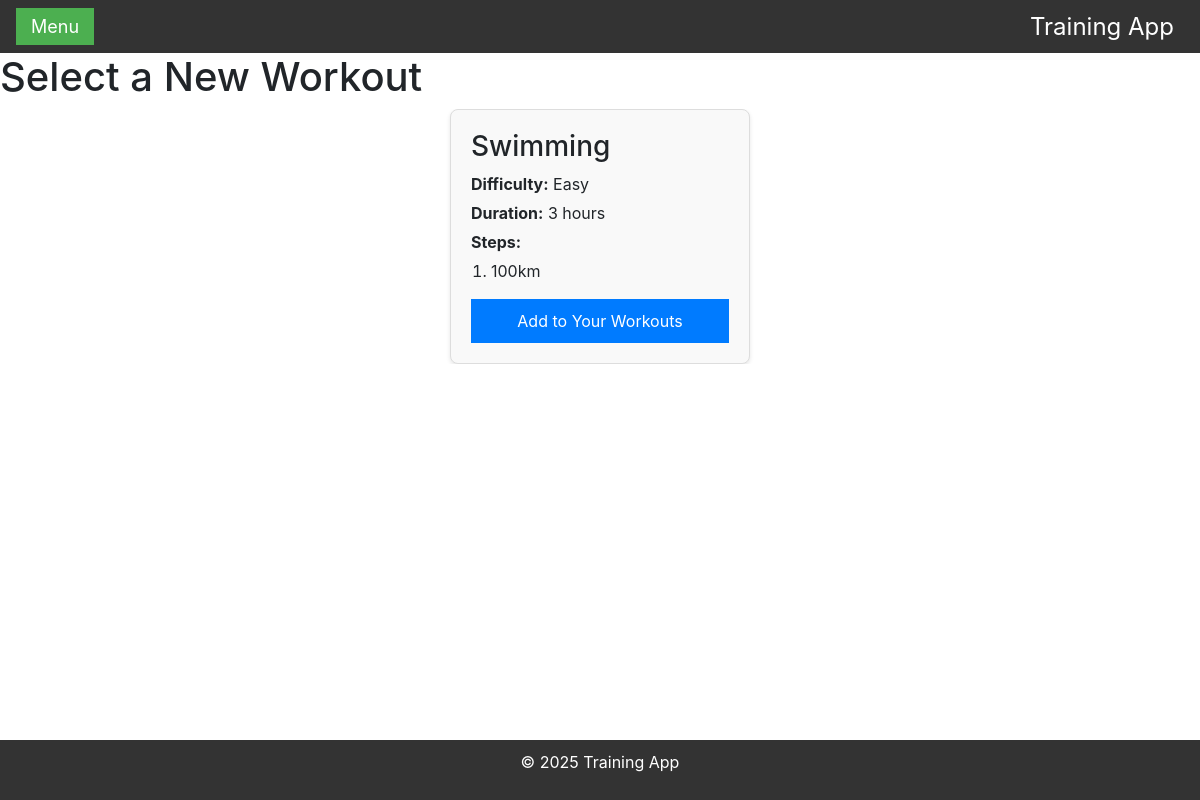
The app's page /new_workout/ (signed in), older data.
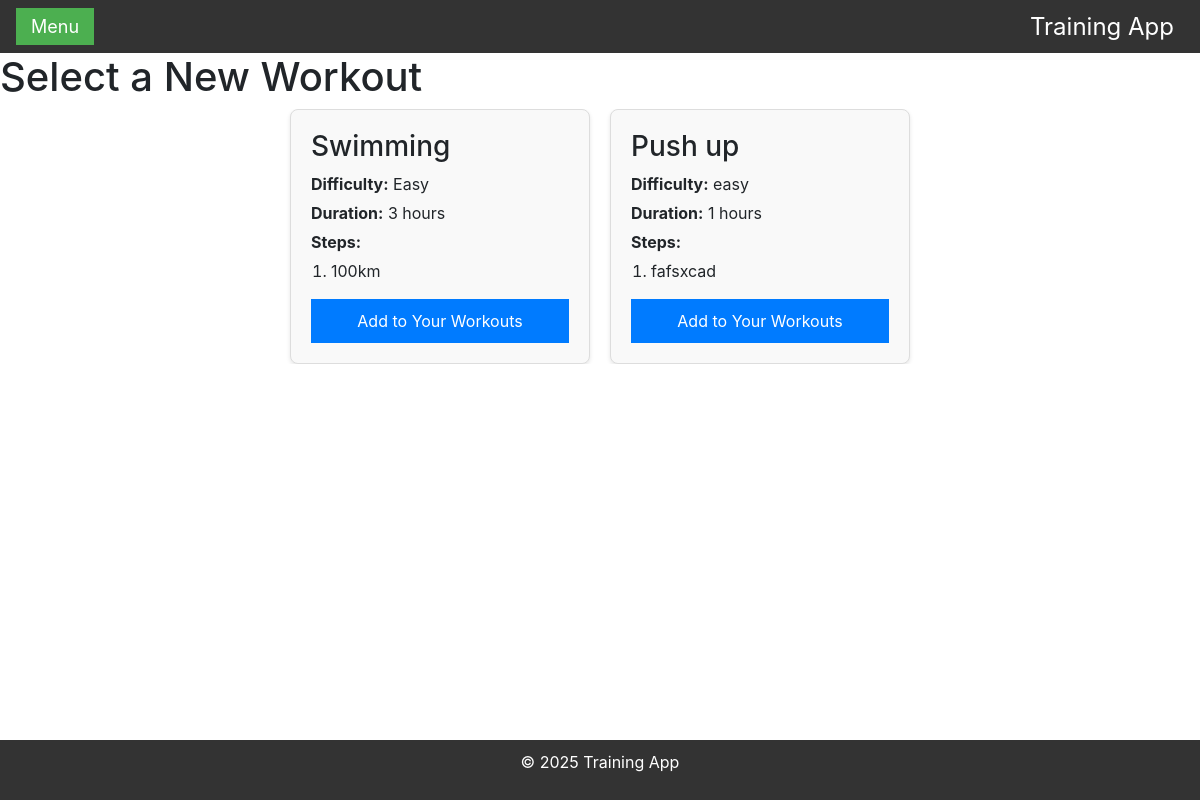
The same page, newer data.
### training/models.py (models this page shows, shortened)
class Workout(models.Model):
    title = models.CharField(max_length=255)  # Pole tekstowe na tytuł treningu
    difficulty = models.CharField(max_length=50)  # Pole tekstowe na poziom trudności
    duration = models.IntegerField()  # Pole liczbowe na czas trwania treningu (w minutach)
    steps = models.TextField()  # Pole tekstowe na kroki/etapy treningu
    is_admin = models.BooleanField(default=False)  # Pole logiczne wskazujące, czy trening został stworzony przez administratora
    created_by = models.ForeignKey(User, on_delete=models.CASCADE, null=True, blank=True)
    created_at = models.DateTimeField(auto_now_add=True)  # Automatyczne ustawienie daty i czasu utworzenia
    achievement = models.ForeignKey(Achievement, on_delete=models.SET_NULL, null=True, blank=True)

### training/views.py (the view)
# urls.py: path('new_workout/', views.select_new_workout, name='new_workout'),  # Wyświetlanie dostępnych nowych treningów
@login_required
def select_new_workout(request):
    user_workouts = Workout.objects.filter(
        is_admin=False,  # Filtruje treningi niebędące administracyjnymi
        created_by__isnull=False,  # Wyklucza treningi bez przypisanego twórcy
        created_by__is_active=True  # Uwzględnia tylko aktywnych użytkowników
    ).exclude(
        id__in=UserWorkout.objects.filter(user=request.user).values_list('workout_id', flat=True)  # Wyklucza treningi już dodane do użytkownika
    )
    admin_workouts = Workout.objects.filter(
        is_admin=True,  # Filtruje treningi administracyjne
        created_by__isnull=True  # Uwzględnia tylko treningi bez twórcy (globalne)
    )
    special_workouts = Workout.objects.filter(is_admin=True)  # Pobiera wszystkie treningi administracyjne
    user_workout_ids = UserWorkout.objects.filter(user=request.user).values_list('workout_id', flat=True)  # Pobiera ID treningów użytkownika
    context = {
        'user_workouts': user_workouts,
        'admin_workouts': admin_workouts,
        'special_workouts': special_workouts,
        'user_workout_ids': user_workout_ids,
    }
    return render(request, 'training/select_new_workout.html', context)  # Renderuje stronę z nowymi treningami

### training/templates/training/select_new_workout.html (shortened to what this page needs)
{% extends 'training/base.html' %}
{% block content %}
<h1>Select a New Workout</h1>
<div id="special-workouts" class="workouts-container">
    {% for workout in special_workouts %}
        <div class="workout-item">
            <h3>{{ workout.title }}</h3>
            <p><strong>Difficulty:</strong> {{ workout.difficulty }}</p>
            <p><strong>Duration:</strong> {{ workout.duration }} hours</p>
            <p><strong>Steps:</strong></p>
            <ol>
                {% for step in workout.steps.splitlines %}
                    <li>{{ step }}</li>
                {% endfor %}
            </ol>
            {% if workout.id not in user_workout_ids %}
                <button onclick="addToYourWorkouts({{ workout.id }})">Add to Your Workouts</button>
            {% endif %}
        </div>
    {% endfor %}
</div>
{% endblock %}

Row changes from the older to the newer data that the page shows:
added Workout: title "Push up", difficulty "easy", duration "1", splitlines "fafsxcad"
